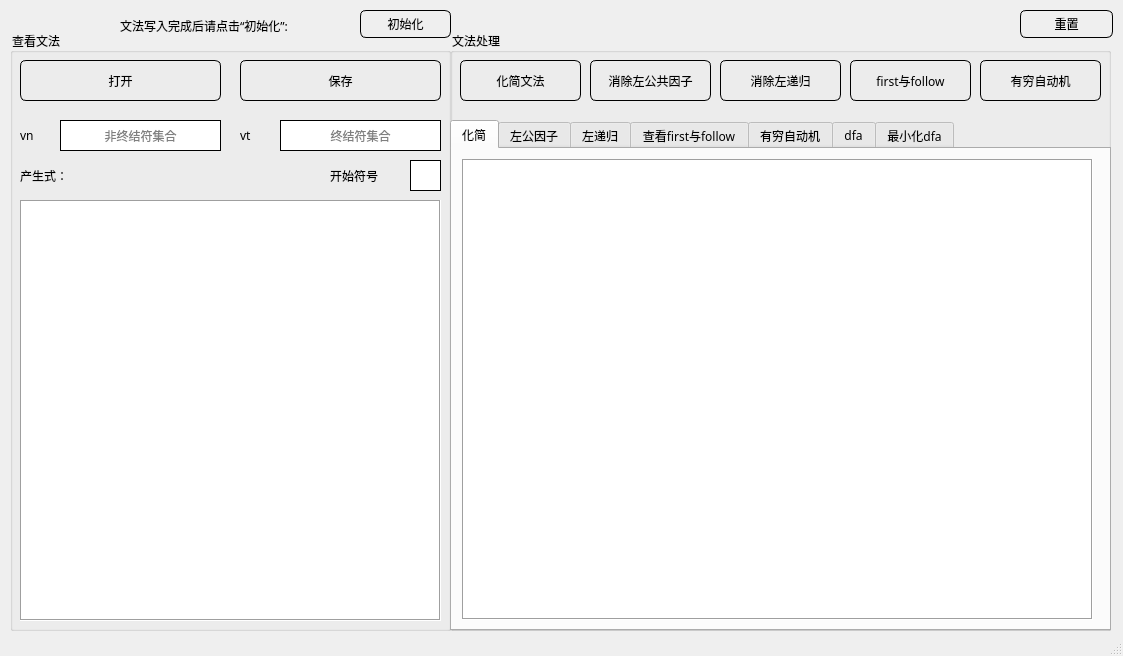
<?xml version="1.0" encoding="UTF-8"?>
<ui version="4.0">
 <class>MainWindow</class>
 <widget class="QMainWindow" name="MainWindow">
  <property name="windowModality">
   <enum>Qt::NonModal</enum>
  </property>
  <property name="geometry">
   <rect>
    <x>0</x>
    <y>0</y>
    <width>1123</width>
    <height>656</height>
   </rect>
  </property>
  <property name="contextMenuPolicy">
   <enum>Qt::DefaultContextMenu</enum>
  </property>
  <property name="windowTitle">
   <string>文法问题处理器</string>
  </property>
  <property name="windowIcon">
   <iconset>
    <normaloff>C:/Users/LZH/Pictures/Saved Pictures/56868f0ab9c7a108edfb3c07060155f2.jpg</normaloff>C:/Users/LZH/Pictures/Saved Pictures/56868f0ab9c7a108edfb3c07060155f2.jpg</iconset>
  </property>
  <property name="styleSheet">
   <string notr="true">QPushButton
{
	font-family:Microsoft Yahei;
	color:black;
	background-color:;
	border-radius:6px;
	border:1px solid rgb black
}

QPushButton:hover
{
	background-color:#CCEEFF;
}

QPushButton:pressed
{
	background-color:#CCEEFF;
	padding-left:3px;
	padding-top:3px;
}
QMainWindow {
	background-color:;
}
QMessageBox{
	font-size:16px;
	line-height:30px
}
QTabWidget{
	font-family:Microsoft Yahei;
	color:black;
	border:1px solid rgb black
}

QLineEdit{
	border:1px solid rgb black
}

QLabel{
	font-family:Microsoft Yahei;
	color:black;
}
QGroupBox{
	font-family:Microsoft Yahei;
	color:black;
}
QTextEdit{
	color:black;
	font-size:16px;
}</string>
  </property>
  <widget class="QWidget" name="centralwidget">
   <widget class="QGroupBox" name="groupBox">
    <property name="geometry">
     <rect>
      <x>10</x>
      <y>30</y>
      <width>441</width>
      <height>601</height>
     </rect>
    </property>
    <property name="layoutDirection">
     <enum>Qt::LeftToRight</enum>
    </property>
    <property name="title">
     <string>查看文法</string>
    </property>
    <widget class="QTextEdit" name="grammar">
     <property name="geometry">
      <rect>
       <x>10</x>
       <y>170</y>
       <width>421</width>
       <height>421</height>
      </rect>
     </property>
     <property name="frameShape">
      <enum>QFrame::Box</enum>
     </property>
     <property name="frameShadow">
      <enum>QFrame::Sunken</enum>
     </property>
     <property name="lineWrapMode">
      <enum>QTextEdit::WidgetWidth</enum>
     </property>
     <property name="readOnly">
      <bool>false</bool>
     </property>
     <property name="placeholderText">
      <string/>
     </property>
    </widget>
    <widget class="QPushButton" name="open">
     <property name="geometry">
      <rect>
       <x>10</x>
       <y>30</y>
       <width>201</width>
       <height>41</height>
      </rect>
     </property>
     <property name="text">
      <string>打开</string>
     </property>
    </widget>
    <widget class="QPushButton" name="save">
     <property name="geometry">
      <rect>
       <x>230</x>
       <y>30</y>
       <width>201</width>
       <height>41</height>
      </rect>
     </property>
     <property name="text">
      <string>保存</string>
     </property>
    </widget>
    <widget class="QLineEdit" name="show_vn">
     <property name="geometry">
      <rect>
       <x>50</x>
       <y>90</y>
       <width>161</width>
       <height>31</height>
      </rect>
     </property>
     <property name="inputMask">
      <string/>
     </property>
     <property name="frame">
      <bool>false</bool>
     </property>
     <property name="alignment">
      <set>Qt::AlignCenter</set>
     </property>
     <property name="placeholderText">
      <string>非终结符集合</string>
     </property>
    </widget>
    <widget class="QLineEdit" name="show_vt">
     <property name="geometry">
      <rect>
       <x>270</x>
       <y>90</y>
       <width>161</width>
       <height>31</height>
      </rect>
     </property>
     <property name="text">
      <string/>
     </property>
     <property name="frame">
      <bool>false</bool>
     </property>
     <property name="alignment">
      <set>Qt::AlignCenter</set>
     </property>
     <property name="placeholderText">
      <string>终结符集合</string>
     </property>
    </widget>
    <widget class="QLabel" name="label">
     <property name="geometry">
      <rect>
       <x>10</x>
       <y>90</y>
       <width>31</width>
       <height>31</height>
      </rect>
     </property>
     <property name="frameShape">
      <enum>QFrame::NoFrame</enum>
     </property>
     <property name="text">
      <string>vn</string>
     </property>
    </widget>
    <widget class="QLabel" name="label_2">
     <property name="geometry">
      <rect>
       <x>230</x>
       <y>90</y>
       <width>31</width>
       <height>31</height>
      </rect>
     </property>
     <property name="text">
      <string>vt</string>
     </property>
    </widget>
    <widget class="QLabel" name="label_3">
     <property name="geometry">
      <rect>
       <x>320</x>
       <y>130</y>
       <width>71</width>
       <height>31</height>
      </rect>
     </property>
     <property name="text">
      <string>开始符号</string>
     </property>
    </widget>
    <widget class="QLineEdit" name="start">
     <property name="geometry">
      <rect>
       <x>400</x>
       <y>130</y>
       <width>31</width>
       <height>31</height>
      </rect>
     </property>
     <property name="frame">
      <bool>false</bool>
     </property>
     <property name="alignment">
      <set>Qt::AlignCenter</set>
     </property>
    </widget>
    <widget class="QLabel" name="label_4">
     <property name="geometry">
      <rect>
       <x>10</x>
       <y>130</y>
       <width>72</width>
       <height>31</height>
      </rect>
     </property>
     <property name="text">
      <string>产生式：</string>
     </property>
    </widget>
   </widget>
   <widget class="QGroupBox" name="groupBox_2">
    <property name="geometry">
     <rect>
      <x>450</x>
      <y>30</y>
      <width>661</width>
      <height>601</height>
     </rect>
    </property>
    <property name="title">
     <string>文法处理</string>
    </property>
    <widget class="QTabWidget" name="tabWidget">
     <property name="geometry">
      <rect>
       <x>0</x>
       <y>90</y>
       <width>661</width>
       <height>511</height>
      </rect>
     </property>
     <property name="layoutDirection">
      <enum>Qt::LeftToRight</enum>
     </property>
     <property name="tabShape">
      <enum>QTabWidget::Rounded</enum>
     </property>
     <property name="currentIndex">
      <number>0</number>
     </property>
     <widget class="QWidget" name="Simplify_cfg">
      <attribute name="title">
       <string>化简</string>
      </attribute>
      <widget class="QTextEdit" name="simplify_cfg_result">
       <property name="geometry">
        <rect>
         <x>10</x>
         <y>10</y>
         <width>631</width>
         <height>461</height>
        </rect>
       </property>
       <property name="frameShape">
        <enum>QFrame::Box</enum>
       </property>
       <property name="readOnly">
        <bool>true</bool>
       </property>
       <property name="placeholderText">
        <string/>
       </property>
      </widget>
     </widget>
     <widget class="QWidget" name="Left_common_factor">
      <attribute name="title">
       <string>左公因子</string>
      </attribute>
      <widget class="QTextEdit" name="left_common_factor_result">
       <property name="geometry">
        <rect>
         <x>10</x>
         <y>10</y>
         <width>631</width>
         <height>461</height>
        </rect>
       </property>
       <property name="frameShape">
        <enum>QFrame::Box</enum>
       </property>
       <property name="readOnly">
        <bool>true</bool>
       </property>
      </widget>
     </widget>
     <widget class="QWidget" name="Left_recursion">
      <attribute name="title">
       <string>左递归</string>
      </attribute>
      <widget class="QTextEdit" name="left_recursion_result">
       <property name="geometry">
        <rect>
         <x>10</x>
         <y>10</y>
         <width>631</width>
         <height>461</height>
        </rect>
       </property>
       <property name="frameShape">
        <enum>QFrame::Box</enum>
       </property>
       <property name="readOnly">
        <bool>true</bool>
       </property>
      </widget>
     </widget>
     <widget class="QWidget" name="Get_first_follow">
      <attribute name="title">
       <string>查看first与follow</string>
      </attribute>
      <widget class="QTextEdit" name="first_result">
       <property name="geometry">
        <rect>
         <x>10</x>
         <y>50</y>
         <width>301</width>
         <height>421</height>
        </rect>
       </property>
       <property name="frameShape">
        <enum>QFrame::Box</enum>
       </property>
       <property name="readOnly">
        <bool>true</bool>
       </property>
       <property name="placeholderText">
        <string/>
       </property>
      </widget>
      <widget class="QTextEdit" name="follow_result">
       <property name="geometry">
        <rect>
         <x>340</x>
         <y>50</y>
         <width>301</width>
         <height>421</height>
        </rect>
       </property>
       <property name="frameShape">
        <enum>QFrame::Box</enum>
       </property>
       <property name="readOnly">
        <bool>true</bool>
       </property>
       <property name="placeholderText">
        <string/>
       </property>
      </widget>
      <widget class="QLabel" name="label_5">
       <property name="geometry">
        <rect>
         <x>140</x>
         <y>10</y>
         <width>51</width>
         <height>31</height>
        </rect>
       </property>
       <property name="layoutDirection">
        <enum>Qt::LeftToRight</enum>
       </property>
       <property name="frameShape">
        <enum>QFrame::StyledPanel</enum>
       </property>
       <property name="frameShadow">
        <enum>QFrame::Plain</enum>
       </property>
       <property name="text">
        <string>fisrt</string>
       </property>
       <property name="textFormat">
        <enum>Qt::AutoText</enum>
       </property>
       <property name="alignment">
        <set>Qt::AlignCenter</set>
       </property>
      </widget>
      <widget class="QLabel" name="label_6">
       <property name="geometry">
        <rect>
         <x>460</x>
         <y>10</y>
         <width>61</width>
         <height>31</height>
        </rect>
       </property>
       <property name="frameShape">
        <enum>QFrame::StyledPanel</enum>
       </property>
       <property name="text">
        <string>follow</string>
       </property>
       <property name="alignment">
        <set>Qt::AlignCenter</set>
       </property>
      </widget>
     </widget>
     <widget class="QWidget" name="FA">
      <attribute name="title">
       <string>有穷自动机</string>
      </attribute>
      <widget class="QScrollArea" name="scrollArea">
       <property name="geometry">
        <rect>
         <x>10</x>
         <y>10</y>
         <width>631</width>
         <height>461</height>
        </rect>
       </property>
       <property name="frameShape">
        <enum>QFrame::Box</enum>
       </property>
       <property name="widgetResizable">
        <bool>true</bool>
       </property>
       <widget class="QWidget" name="scrollAreaWidgetContents">
        <property name="geometry">
         <rect>
          <x>0</x>
          <y>0</y>
          <width>627</width>
          <height>457</height>
         </rect>
        </property>
        <layout class="QGridLayout" name="gridLayout">
         <item row="0" column="0">
          <widget class="QLabel" name="fa_graph">
           <property name="text">
            <string/>
           </property>
          </widget>
         </item>
        </layout>
       </widget>
      </widget>
     </widget>
     <widget class="QWidget" name="tab">
      <attribute name="title">
       <string>dfa</string>
      </attribute>
      <widget class="QScrollArea" name="scrollArea_2">
       <property name="geometry">
        <rect>
         <x>10</x>
         <y>10</y>
         <width>631</width>
         <height>461</height>
        </rect>
       </property>
       <property name="frameShape">
        <enum>QFrame::Box</enum>
       </property>
       <property name="widgetResizable">
        <bool>true</bool>
       </property>
       <widget class="QWidget" name="scrollAreaWidgetContents_2">
        <property name="geometry">
         <rect>
          <x>0</x>
          <y>0</y>
          <width>627</width>
          <height>457</height>
         </rect>
        </property>
        <layout class="QGridLayout" name="gridLayout_2">
         <item row="0" column="0">
          <widget class="QLabel" name="dfa_graph">
           <property name="text">
            <string/>
           </property>
          </widget>
         </item>
        </layout>
       </widget>
      </widget>
     </widget>
     <widget class="QWidget" name="tab_2">
      <attribute name="title">
       <string>最小化dfa</string>
      </attribute>
      <widget class="QScrollArea" name="scrollArea_3">
       <property name="geometry">
        <rect>
         <x>10</x>
         <y>10</y>
         <width>631</width>
         <height>461</height>
        </rect>
       </property>
       <property name="frameShape">
        <enum>QFrame::Box</enum>
       </property>
       <property name="widgetResizable">
        <bool>true</bool>
       </property>
       <widget class="QWidget" name="scrollAreaWidgetContents_3">
        <property name="geometry">
         <rect>
          <x>0</x>
          <y>0</y>
          <width>627</width>
          <height>457</height>
         </rect>
        </property>
        <layout class="QGridLayout" name="gridLayout_3">
         <item row="0" column="0">
          <widget class="QLabel" name="minidfa_graph">
           <property name="text">
            <string/>
           </property>
          </widget>
         </item>
        </layout>
       </widget>
      </widget>
     </widget>
    </widget>
    <widget class="QPushButton" name="Simplify_cfg_button">
     <property name="geometry">
      <rect>
       <x>10</x>
       <y>30</y>
       <width>121</width>
       <height>41</height>
      </rect>
     </property>
     <property name="text">
      <string>化简文法</string>
     </property>
    </widget>
    <widget class="QPushButton" name="Left_common_factor_button">
     <property name="geometry">
      <rect>
       <x>140</x>
       <y>30</y>
       <width>121</width>
       <height>41</height>
      </rect>
     </property>
     <property name="text">
      <string>消除左公共因子</string>
     </property>
    </widget>
    <widget class="QPushButton" name="Left_recursion_button">
     <property name="geometry">
      <rect>
       <x>270</x>
       <y>30</y>
       <width>121</width>
       <height>41</height>
      </rect>
     </property>
     <property name="text">
      <string>消除左递归</string>
     </property>
    </widget>
    <widget class="QPushButton" name="Get_first_follow_button">
     <property name="geometry">
      <rect>
       <x>400</x>
       <y>30</y>
       <width>121</width>
       <height>41</height>
      </rect>
     </property>
     <property name="text">
      <string>first与follow</string>
     </property>
    </widget>
    <widget class="QPushButton" name="FA_button">
     <property name="geometry">
      <rect>
       <x>530</x>
       <y>30</y>
       <width>121</width>
       <height>41</height>
      </rect>
     </property>
     <property name="text">
      <string>有穷自动机</string>
     </property>
    </widget>
   </widget>
   <widget class="QPushButton" name="reset">
    <property name="geometry">
     <rect>
      <x>1020</x>
      <y>10</y>
      <width>93</width>
      <height>28</height>
     </rect>
    </property>
    <property name="text">
     <string>重置</string>
    </property>
   </widget>
   <widget class="QPushButton" name="cfg_create">
    <property name="geometry">
     <rect>
      <x>360</x>
      <y>10</y>
      <width>91</width>
      <height>28</height>
     </rect>
    </property>
    <property name="text">
     <string>初始化</string>
    </property>
   </widget>
   <widget class="QLabel" name="label_7">
    <property name="geometry">
     <rect>
      <x>120</x>
      <y>10</y>
      <width>271</width>
      <height>31</height>
     </rect>
    </property>
    <property name="text">
     <string>文法写入完成后请点击“初始化”:</string>
    </property>
   </widget>
  </widget>
  <widget class="QStatusBar" name="statusbar"/>
 </widget>
 <resources/>
 <connections>
  <connection>
   <sender>Simplify_cfg_button</sender>
   <signal>clicked()</signal>
   <receiver>MainWindow</receiver>
   <slot>Simplify_cfg_button_clicked()</slot>
   <hints>
    <hint type="sourcelabel">
     <x>561</x>
     <y>68</y>
    </hint>
    <hint type="destinationlabel">
     <x>554</x>
     <y>11</y>
    </hint>
   </hints>
  </connection>
  <connection>
   <sender>Left_common_factor_button</sender>
   <signal>clicked()</signal>
   <receiver>MainWindow</receiver>
   <slot>Left_common_factor_button_clicked()</slot>
   <hints>
    <hint type="sourcelabel">
     <x>658</x>
     <y>65</y>
    </hint>
    <hint type="destinationlabel">
     <x>608</x>
     <y>13</y>
    </hint>
   </hints>
  </connection>
  <connection>
   <sender>Left_recursion_button</sender>
   <signal>clicked()</signal>
   <receiver>MainWindow</receiver>
   <slot>Left_recursion_button_clicked()</slot>
   <hints>
    <hint type="sourcelabel">
     <x>775</x>
     <y>63</y>
    </hint>
    <hint type="destinationlabel">
     <x>737</x>
     <y>18</y>
    </hint>
   </hints>
  </connection>
  <connection>
   <sender>Get_first_follow_button</sender>
   <signal>clicked()</signal>
   <receiver>MainWindow</receiver>
   <slot>Get_first_follow_button_clicked()</slot>
   <hints>
    <hint type="sourcelabel">
     <x>900</x>
     <y>74</y>
    </hint>
    <hint type="destinationlabel">
     <x>847</x>
     <y>15</y>
    </hint>
   </hints>
  </connection>
  <connection>
   <sender>FA_button</sender>
   <signal>clicked()</signal>
   <receiver>MainWindow</receiver>
   <slot>FA_button_clicked()</slot>
   <hints>
    <hint type="sourcelabel">
     <x>1018</x>
     <y>60</y>
    </hint>
    <hint type="destinationlabel">
     <x>957</x>
     <y>12</y>
    </hint>
   </hints>
  </connection>
  <connection>
   <sender>open</sender>
   <signal>clicked()</signal>
   <receiver>MainWindow</receiver>
   <slot>open_clicked()</slot>
   <hints>
    <hint type="sourcelabel">
     <x>105</x>
     <y>61</y>
    </hint>
    <hint type="destinationlabel">
     <x>90</x>
     <y>11</y>
    </hint>
   </hints>
  </connection>
  <connection>
   <sender>save</sender>
   <signal>clicked()</signal>
   <receiver>MainWindow</receiver>
   <slot>save_clicked()</slot>
   <hints>
    <hint type="sourcelabel">
     <x>278</x>
     <y>66</y>
    </hint>
    <hint type="destinationlabel">
     <x>254</x>
     <y>13</y>
    </hint>
   </hints>
  </connection>
  <connection>
   <sender>reset</sender>
   <signal>clicked()</signal>
   <receiver>MainWindow</receiver>
   <slot>reset_clicked()</slot>
   <hints>
    <hint type="sourcelabel">
     <x>1038</x>
     <y>18</y>
    </hint>
    <hint type="destinationlabel">
     <x>1029</x>
     <y>11</y>
    </hint>
   </hints>
  </connection>
  <connection>
   <sender>cfg_create</sender>
   <signal>clicked()</signal>
   <receiver>MainWindow</receiver>
   <slot>cfg_initial()</slot>
   <hints>
    <hint type="sourcelabel">
     <x>385</x>
     <y>21</y>
    </hint>
    <hint type="destinationlabel">
     <x>315</x>
     <y>15</y>
    </hint>
   </hints>
  </connection>
 </connections>
 <slots>
  <slot>open()</slot>
  <slot>save()</slot>
  <slot>Simplify_cfg_button_clicked()</slot>
  <slot>Left_common_factor_button_clicked()</slot>
  <slot>Left_recursion_button_clicked()</slot>
  <slot>Get_first_follow_button_clicked()</slot>
  <slot>FA_button_clicked()</slot>
  <slot>open_clicked()</slot>
  <slot>save_clicked()</slot>
  <slot>reset_clicked()</slot>
  <slot>cfg_initial()</slot>
 </slots>
</ui>
